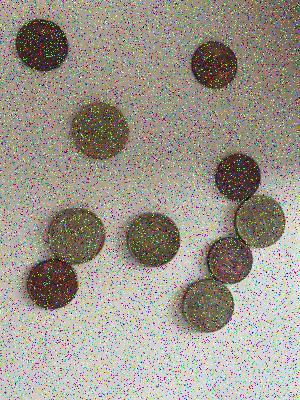
#> input picture 2039830_coinimage.jpg, 300 x 400 px
$ jupyter execute 'AssignmentP2_AnswerSheet (1).ipynb'   (shell and % lines are left out)
#> lines starting #> are read from the running program, lines starting #| are printed output that depends on the picture; after the words box and inside, x2 and y2 are one past the last pixel; in counts of white or black regions, pixels touching at a corner belong together
# Research Skills: Image Analysis
## Take-home Assignment - Part 2
Sharon Ong, Department of Cognitive Science and Artificial Intelligence

Tilburg University
Blok 3, Spring 2024

Your First Name: Leonard

Your Last Name: Sugg

Your Student ID: 2039830

Please include any special instructions to run your code, references to any code, methods, ideas that are not your own or not provided in this course here.

## Part 2: Processing an image of coins

1. (2 points) Load the image of coins you have been provided and display it with an appropriate title.

[cell 1]
#Your code goes here
#Imports
from skimage.transform import hough_line, hough_line_peaks, hough_circle, hough_circle_peaks, probabilistic_hough_line
from skimage import io, color, exposure, segmentation,util,filters,feature
import numpy as np
import matplotlib.pylab as plt
from skimage.filters import median,sobel, prewitt_v, prewitt_h, prewitt,rank
import scipy.ndimage
from skimage.draw import circle_perimeter
from skimage.util import img_as_float, img_as_ubyte
from skimage.future import graph
from skimage.feature import match_template, peak_local_max
from skimage.measure import label, regionprops
from skimage.morphology import extrema,reconstruction,skeletonize, thin, disk, square, opening, dilation, erosion, closing, white_tophat, binary_dilation, binary_erosion, binary_opening, binary_closing
from skimage.color import label2rgb, gray2rgb
import math
from skimage.segmentation import watershed
from scipy import ndimage
# Save plots in notebook
#Creating normaliser function
def normali(array):
    result=(array - np.amin(array))*255.0 /(np.amax(array)-np.amin(array))
    return result

[cell 2]
#loading picture
im_og=io.imread('2039830_coinimage.jpg')
#> im_og is the input picture: shape (400, 300, 3); mean R, G, B 157.2, 150.8, 140.4
im_og= (im_og - np.amin(im_og)) /(np.amax(im_og)-np.amin(im_og))
#Displaying picture
plt.figure(figsize=(12,8))
plt.subplot(1,3,1)
plt.imshow(im_og)
plt.title('10 noisy Coins')
plt.axis('off')

# Apply median filter to each channel of the RGB image
r_channel = median(im_og[:, :, 0], disk(7))
g_channel = median(im_og[:, :, 1], disk(7))
b_channel = median(im_og[:, :, 2], disk(7))
# Combine the filtered channels into a single RGB image
#Chatgpt helped for this method
im_color = np.stack((r_channel, g_channel, b_channel), axis=-1)

#Displaying clean picture
plt.subplot(1,3,2)
plt.imshow(im_color)
plt.title("10 coins w/o noise")
#plt.axis('off')
plt.show()

[cell 3]
#Preprocessing grayscale
#converting to grayscale
im_gray=color.rgb2gray(im_og)
plt.figure(figsize=(12,8))
plt.subplot(1,4,1)
plt.imshow(im_gray,cmap='gray')
plt.title("grayscale coins")
plt.axis('off')
#Replacing each pixel with its median values in a 7x7 kernel to remove noise
im=median(im_gray, disk(7))
plt.subplot(1,4,2)
plt.imshow(im,cmap='gray')
plt.title("grayscale coins w/o noise")
plt.axis('off')

# Kernel for Laplacian:
size=7
kernel = np.ones((size,size))*(-1)
kernel[1,1] = 20
#kernel[size-2,size-2]=30 didn't work well
print(kernel)
# Convolution of the image with the kernel:
Lap = scipy.ndimage.filters.convolve(im, kernel)
Lap_p=prewitt(Lap)
#applying sobel
plt.subplot(1,4,3)
plt.imshow(sobel(im),cmap="gray")
plt.title("Sobel edging")
plt.axis('off')
#applying prewitt
plt.subplot(1,4,4)
plt.imshow(Lap_p,cmap='gray')
plt.title("Prewitt-Laplacian edging")
plt.axis('off')

2. (20 points) SSegment the coins to obtain a binary image where pixels representing the coins are set to 1.
You should compare two dierent image segmentation algorithms and you can apply image enhancement
techniques and morphological operations on these imagese..

   **Report the steps you took to compute two image segmentation algorithms as comments in your code. Display the results of image processing at each step with appropriate title

Possible segmentation techniques include Thresholding, Edge Detection, Hough Transforms, Superpixels
and Graphcuts. Comparing two thresholding algorithms only count as 1 method. The morphologica
operations are seen as pre or post processing operations. You can combine different techniques. F r
example, you can combine Thresholding with morphological operations and histogram equalization as
one solution and Edge detection followed by morphological operations as another solution.s.**

[cell 4]
#Superpixel approach
#Applying felsenszwalb algorithm
segments_fz1 = segmentation.felzenszwalb(Lap_p, scale=3000, sigma=1, min_size=100)
#> segments_fz1: shape (400, 300) int64; 12 distinct labels, from 0 to 11
# add 1 to avoid labels with 0
segments_fz1 = segments_fz1+1
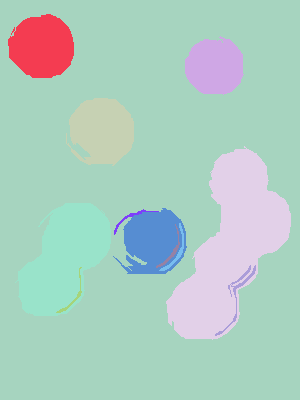
#> segments_fz1: shape (400, 300) int64; 12 distinct labels, from 1 to 12; one colour per label, 0 black
#Visualizing
plt.figure(figsize=(12,8))
plt.subplot(1,4,1)
plt.imshow(segments_fz1,cmap='gray')
plt.title('Coins with prewitt and felsenszwalb')
plt.subplots_adjust(wspace=0.5, hspace=0.5)
#Binarizing segments_fz1
plt.subplot(1,4,2)
im_bi=np.where(segments_fz1<2,0,1)
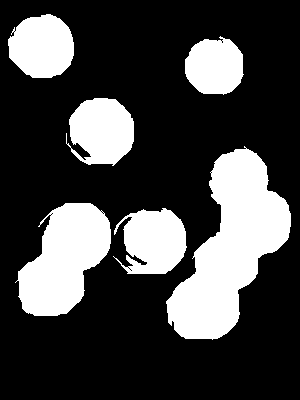
#> im_bi: shape (400, 300) int64; values 0 (black) and 1 (white), 26.6% white; 6 white regions, box (x1, y1, x2, y2) and area: (166, 146, 291, 340) 12112, (15, 203, 111, 316) 6867, (66, 98, 134, 166) 3454, (113, 208, 187, 274) 3451, (8, 14, 74, 78) 3297, (185, 36, 244, 95) 2680
plt.imshow(im_bi,cmap='gray')
plt.title('Binarized coins')
plt.subplots_adjust(wspace=0.5, hspace=0.5)

[cell 5]
#Thresholding approach
#Removing dark area in top right corner
#Starting coordinates of the region
x_start, y_start = 240, 0
#Width and height of the region
width, height = 60, 100
#Increase pixel intensities by 0.25
brightness_increment = 0.25

#Modify pixel intensities within the specified region
#Chatgpt helped with the syntax and debugging
im[y_start:y_start+height, x_start:x_start+width] += brightness_increment
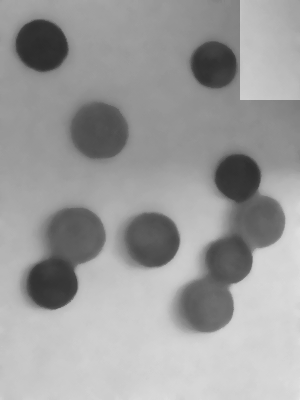
#> im: shape (400, 300) float64; min 0.171, max 0.905, mean 0.618

#Ensure pixel values remain within the valid range [0, 255]
brightened_image = np.clip(im, 0, 255)
#Combining normalized Laplacian edges and brightened image
comb_bright_Lap=(brightened_image+Lap_p/Lap_p.max()).astype(float)
#Binarizing combination
im_bi2=np.where(comb_bright_Lap>0.5,0,1)
#> im_bi2: shape (400, 300) int64; values 0 (black) and 1 (white), 14% white; 43 white regions (36 under 20 px), largest, box (x1, y1, x2, y2) and area: (186, 198, 280, 331) 4593, (31, 212, 104, 308) 3788, (75, 106, 127, 157) 2113
#Display the brightened image and binary image
plt.figure(figsize=(10, 5))
plt.subplot(1, 2, 1)
plt.imshow(im_bi2, cmap='gray')
plt.title('Binary Image')
plt.axis('off')

plt.subplot(1, 2, 2)
plt.imshow(brightened_image, cmap='gray')
plt.title('Brightened Area')
plt.axis('off')

3. (5 points) Sets of white pixels which are connected to each other are called connected components or objects. Using your best segmentation result from Q2A.2, create code to connect all the connected
components and visualize each connected component with a dierent color overlaid on the original image*

[cell 6]
# Sample answer from the practical, skeletionize the binary picture and thin it
skeleton = skeletonize(im_bi)
#> skeleton: shape (400, 300) bool; 0.73% white in thin lines or dots, all inside (x1, y1, x2, y2) = (10, 27, 261, 325)
thinned = thin(im_bi)
#> thinned: shape (400, 300) bool; 0.8% white in thin lines or dots, all inside (x1, y1, x2, y2) = (10, 27, 256, 326)
# partial thinning for 29 interations
thinned_partial = thin(im_bi, max_num_iter=29)
#> thinned_partial: shape (400, 300) bool; 1.6% white; 6 white regions, box (x1, y1, x2, y2) and area: (169, 146, 262, 326) 963, (15, 210, 105, 297) 417, (113, 208, 165, 274) 204, (66, 124, 114, 166) 185, (10, 27, 47, 49) 94, (208, 37, 227, 75) 76
#Set block size
block_size = 101
#Threshold locally and save as new variable
imbw = im_bi > filters.threshold_local(im, block_size, method='mean')
#Create and overlay labels
label_img = label(imbw)
#> label_img: shape (400, 300) int32; 7 distinct labels, from 0 to 6
image_label_overlay = label2rgb(label_img, image=im_og, bg_label=0)

#Convert thinned_partial to color for overlay
color_skel = gray2rgb(thinned_partial)

# Display labeled objects with skeleton overlay
plt.figure(figsize=(14,6))
plt.imshow(image_label_overlay + color_skel)
plt.axis('off')
plt.title('Labeled Objects with Skeleton Overlay')
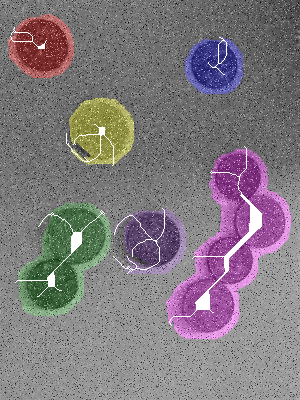
#> shown: shape (400, 300, 3) float64; mean R, G, B 0.507, 0.477, 0.499

4. (10 points) Using your best segmentation result from Q2A.2, separate the touching coins and visualize each coin with a dierent color overlaid on the original image. Report the steps you took as comments in your code.

[cell 7]
#Calculating distances
distance = ndimage.distance_transform_edt(im_bi2)
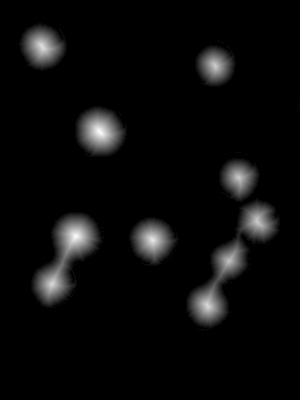
#> distance: shape (400, 300) float64; min 0, max 24.7, mean 1.1; drawn with min black and max white
#Set size of kernel
size=13
#markers are created by taking local maxima of the distance to the background
local_maxi = peak_local_max(distance, footprint=np.ones((size,size)), labels=im_bi2)
#> local_maxi = 18 rows, first 8: [131, 99], [236, 75], [240, 152], [45, 41], [305, 207], [283, 52], [284, 51], [177, 238]
#Creating mask based on distance
mask = np.zeros(distance.shape, dtype=bool)
#Turning zeroes to ones for transposed local maxima
mask[tuple(local_maxi.T)] = True
#Create markers variable
markers, _ = ndimage.label(mask)
#Create labels using watershed
labels = watershed(-distance, markers, mask=im_bi2)
#> labels: shape (400, 300) int32; 14 distinct labels, from 0 to 13
#overlay labels on binary image
image_label_overlay = label2rgb(labels, image=im_bi2, bg_label=0)
#Plotting both images
plt.figure(figsize=(12,8))
plt.subplot(1,3,1)
plt.imshow(labels, cmap=plt.cm.nipy_spectral)
plt.title('Coin separated')

plt.subplot(1,3,2)
plt.imshow(image_label_overlay+im_og)
plt.title('Coin separated on og image')
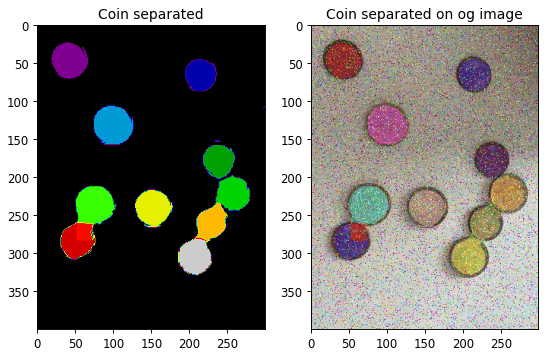
#> figure drawn by matplotlib, 2 panels

5. (5 points) Show your original image with an overlay of bounding boxes or circular boundaries of each
coin you found. You can use the segmentation results (from Q2A.2) or the original imagee.

   **Display the resulting images with appropriate titles. Print the number of coins. Report the steps you took as comments in your code.**

[cell 8]
# Load picture and detect edges
ima = io.imread('2039830_coinimage.jpg')
imag=color.rgb2gray(ima)
#smaller kernel works better here
image=median(imag, disk(3))
#detect edges with canny and setting low thresholds
edges = feature.canny(image, sigma=2, low_threshold=0.0, high_threshold=0.1)
#> edges: shape (400, 300) bool; 1.9% white in thin lines or dots, all inside (x1, y1, x2, y2) = (15, 19, 299, 333)

# Detect 10 radii
hough_radii = np.arange(20, 40, 2)
hough_res = hough_circle(edges, hough_radii)
#trial and error to detect right distances
accums, cx, cy, radii = hough_circle_peaks(hough_res, hough_radii,min_xdistance = 39, min_ydistance = 39, total_num_peaks=10)
#> accums = [0.632, 0.597, 0.59, 0.56, 0.553, 0.5, 0.458, 0.44, 0.41, 0.399]; cx = [52, 214, 238, 77, 41, 228, 100, 152, 261, 206]; cy = [283, 64, 177, 235, 45, 260, 131, 240, 219, 304]; radii = [26, 24, 24, 28, 26, 24, 28, 28, 24, 28]

#Overlay the found circles over the original image
fig, ax = plt.subplots(ncols=1, nrows=1, figsize=(12, 8))
image_overlay = ima
for center_y, center_x, radius in zip(cy, cx, radii):
    circy, circx = circle_perimeter(center_y, center_x, radius,
                                    shape=image.shape)
    image_overlay[circy, circx] = (220, 20, 20)
#> this loop made 10 passes
#> (center_y, center_x, radius) on passes 1 to 10: (283, 52, 26), (64, 214, 24), (177, 238, 24), (235, 77, 28), (45, 41, 26), (260, 228, 24), (131, 100, 28), (240, 152, 28), (219, 261, 24), (304, 206, 28)
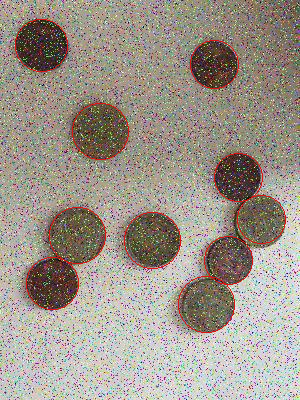
#> image_overlay: shape (400, 300, 3); 1.22% of pixels changed, all inside (x1, y1, x2, y2) = (15, 19, 286, 333)

ax.imshow(image_overlay)
plt.show()

6. (8 points) The image contains 5 cents and 50 cents. Indicate the amount of money your code finds in the image. Show your original image with an overlay of green points on the centroids of 5 cents and red points on the centroids of 50 cents.
   **Display the resulting images with appropriate titles. Print the amount of money in the image. Report the steps you took as comments in your code.**

[cell 9]
#5 cents have a smaller radius than 50 cents, thus they can be thresholded by radii

[cell 10]
# Load picture
im = img_as_ubyte(color.rgb2gray(io.imread('2039830_coinimage.jpg')))
#> im: shape (400, 300); min 1, max 255, mean 151.4

# denoise image
denoised = rank.median(im, disk(7))

# Compute the gradient magnitude. The gradient is high at the borders of the objects and low (mostly) inside the objects.
im_gradient = rank.gradient(denoised, disk(5))


plt.figure(figsize=(15,8))
plt.subplot(131), plt.imshow(im, cmap='gray'), plt.axis('off'), plt.title('Original Image')
plt.subplot(132), plt.imshow(im_gradient, cmap='gray') , plt.axis('off'), plt.title('Image Gradient')

[cell 11]
# Load picture and detect edges for smaller coins
ima = io.imread('2039830_coinimage.jpg')

# Detect edges with canny from the gradient and setting very low thresholds
edges = feature.canny(im_gradient, sigma=2.5, low_threshold=0.0, high_threshold=0.0001)
#> edges: shape (400, 300) bool; 11.5% white in thin lines or dots

# Detect small radii for 5 cents coins
hough_radii = np.arange(15, 20, 1)
hough_res = hough_circle(edges, hough_radii)

# Trial and error to detect right distances
accums, cx, cy, radii = hough_circle_peaks(hough_res, hough_radii, min_xdistance=5, min_ydistance=60, total_num_peaks=5)
#> accums = [0.721, 0.625, 0.482, 0.433, 0.432]; cx = [237, 213, 43, 244, 121]; cy = [177, 64, 47, 378, 305]; radii = [18, 18, 19, 18, 15]

# Overlay the found circles over the original image
plt.figure(figsize=(12, 6))
image_overlay = ima.copy()  # Create a copy to avoid modifying the original image
for center_y, center_x, radius in zip(cy, cx, radii):
    # Draw circle
    circy, circx = circle_perimeter(center_y, center_x, radius, shape=ima.shape)
    image_overlay[circy, circx] = (220, 20, 20)  # Red color for 5 cents circle
    #Chatgpt helped with creating the square in the circle center
    # Mark center with green point
    square_size = 5
    image_overlay[max(0, center_y - square_size):min(ima.shape[0], center_y + square_size),
                  max(0, center_x - square_size):min(ima.shape[1], center_x + square_size)] = (20, 220, 20)
#> this loop made 5 passes
#> (center_y, center_x, radius) on passes 1 to 5: (177, 237, 18), (64, 213, 18), (47, 43, 19), (378, 244, 18), (305, 121, 15)
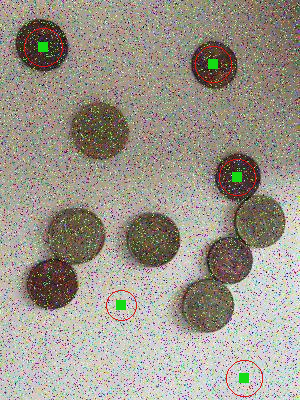
#> image_overlay: shape (400, 300, 3); 0.83% of pixels changed, all inside (x1, y1, x2, y2) = (24, 28, 263, 397)
#Save circle amount
five_cents_amount = len(cx)
#> five_cents_amount = 5

# Reload image and restart procedure for bigger coins and lower thresholds
ima = io.imread('2039830_coinimage.jpg')

edges = feature.canny(image, sigma=8, low_threshold=0.0, high_threshold=0.0000001)
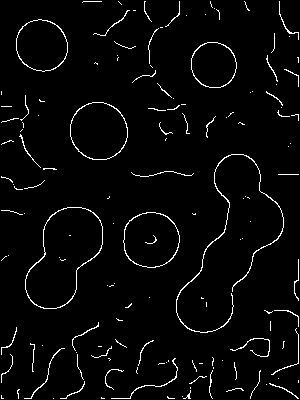
#> edges: shape (400, 300) bool; 3.2% white in thin lines or dots

# Detect big radii for 50 cents coins
hough_radii = np.arange(30, 35, 1)
hough_res = hough_circle(edges, hough_radii)

# Trial and error to detect right distances
accums, cx, cy, radii = hough_circle_peaks(hough_res, hough_radii, min_xdistance=50, min_ydistance=50, total_num_peaks=5)
#> accums = [0.466, 0.426, 0.341, 0.324, 0.29]; cx = [97, 73, 204, 150, 253]; cy = [132, 235, 302, 242, 222]; radii = [30, 30, 30, 30, 30]

# Overlay the found circles over the previous overlay
image_overlay2 = image_overlay.copy()
for center_y, center_x, radius in zip(cy, cx, radii):
    # Draw circle
    circy, circx = circle_perimeter(center_y, center_x, radius, shape=ima.shape)
    image_overlay2[circy, circx] = (20, 20, 220)  # Blue color for 50 cents circle
    #Chatgpt helped with creating the square in the circle center
    # Mark center with red point
    square_size = 5
    image_overlay2[max(0, center_y - square_size):min(ima.shape[0], center_y + square_size),
                   max(0, center_x - square_size):min(ima.shape[1], center_x + square_size)] = (220, 20, 20)
#> this loop made 5 passes
#> (center_y, center_x) on passes 1 to 5: (132, 97), (235, 73), (302, 204), (242, 150), (222, 253)
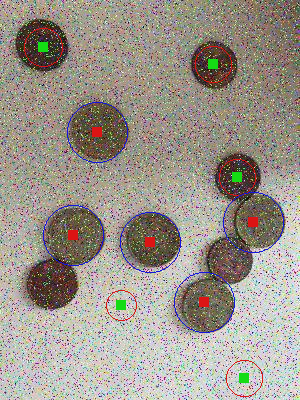
#> image_overlay2: shape (400, 300, 3); 1.12% of pixels changed, all inside (x1, y1, x2, y2) = (43, 102, 284, 333)
#Save circle amount
fifty_cents_amount = len(cx)
#> fifty_cents_amount = 5

plt.figure(figsize=(14, 6))
plt.imshow(image_overlay2)
plt.title(f'{five_cents_amount*5 + fifty_cents_amount*50} Eurocents image')
plt.axis('off')
